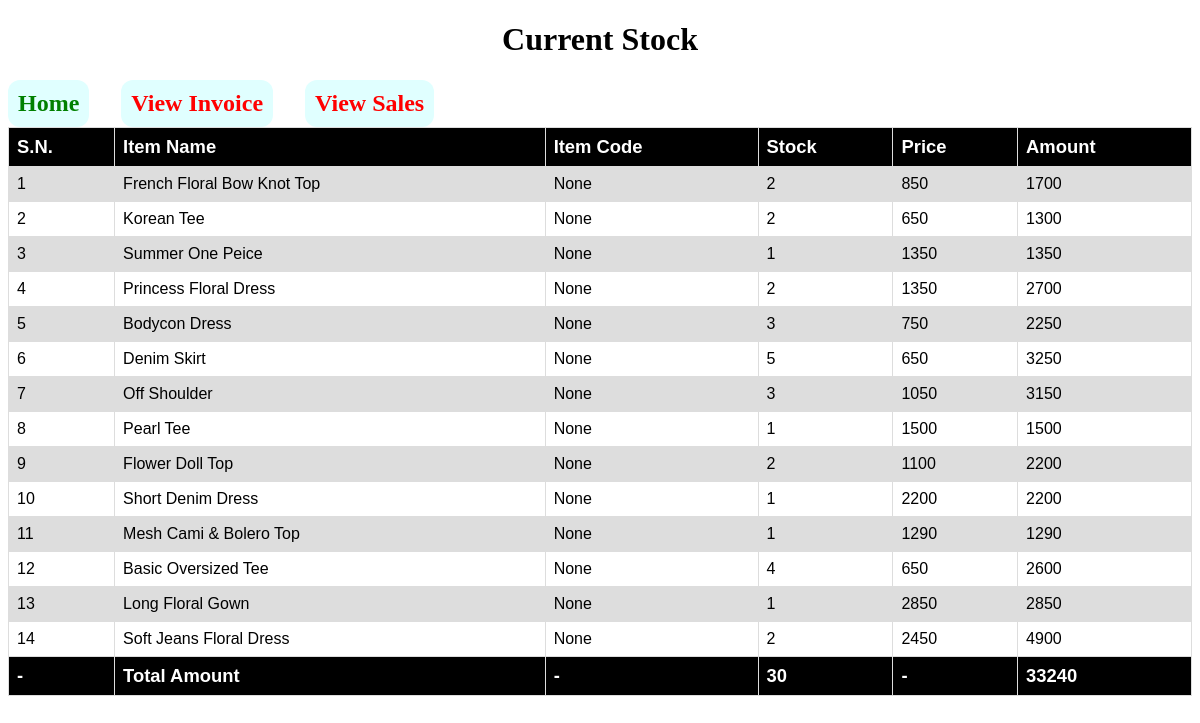
/stock/, run on the app's committed database.
### myapp/models.py (models this page shows, shortened)
class Current_Stock(models.Model):
	ids = models.CharField(max_length=1000,null=False,blank=False)
	name = models.CharField(max_length=100,null=False,blank=False)
	itemCode = models.CharField(max_length=100,null=True,blank=True)
	stock = models.CharField(max_length=5,null=False,blank=False)
	price = models.IntegerField(null=False,blank=False)
	amount = models.CharField(max_length=5,null=False,blank=False)
	uploaded_date = models.DateTimeField(default=timezone.now)

### myapp/views.py (the view)
# urls.py: path('stock/',views.view_Current_Stock,name="Current_Stock_View"),
def view_Current_Stock(request):
    item = Current_Stock.objects.all()
    total = 0
    stocks=0
    for i in Current_Stock.objects.all():
        total += int(i.amount)
        stocks += int(i.stock)
    data = {'item':item, 'total':total,'stocks':stocks}
    return render(request,'stock.html',data)

### templates/stock.html (shortened to what this page needs)
<!DOCTYPE html>
<html>
<head>
</head>
<body>
	<h1 class="h1-text">Current Stock</h1>
    <section class="anker">
        <a href='/' class="homes">Home</a>
        <a href='/invoice'>View Invoice</a>
        <a href='/sales'>View Sales</a>
    </section>
		<table style='width:100%'>
            <tr class="main">
                <th>S.N.</th>
                <th>Item Name</th>
                <th>Item Code</th>
                <th>Stock</th>
                <th>Price</th>
                <th>Amount</th>
            </tr>
	    {% for i in item %}
            <tr>
            	<td>{{i.ids}}</th>
            	<td>{{i.name}}</th>
            	<td>{{i.itemCode}}</th>
            	<td>{{i.stock}}</th>
            	<td>{{i.price}}</th>
                <td>{{i.amount}}</th>
            </tr>
	    {% endfor %}
            <tr class="main">
                <td>-</th>
                <td>Total Amount</th>
                <td>-</th>
                <td>{{stocks}}</th>
                <td>-</th>
                <td>{{total}}</th>
            </tr>
        </table>
</body>
</html>

### templates/stock.html (style rules this page uses)
table { font-family: arial, sans-serif; border-collapse: collapse; width: 90%; overflow: auto; max-width: 95%%; max-height: 30px; height: 10px; }
td, th { border: 1px solid #dddddd; text-align: left; padding: 8px; }
tr:nth-child(even) { background-color: #dddddd; margin: auto; }
.h1-text { width:100% ; text-align:center; }
.anker { width: 100%; display: flex; flex-direction: row; gap: 2rem; }
a { color: red; background-color: lightcyan !important; padding: 10px 10px; border-radius: 12px; font-weight: bold; font-size: 1.5rem; text-decoration: none; }
.homes { color: green; }
.main { font-weight: bold; font-size: 1.15rem; background-color: black !important; color: white; }

### data on the page
Current_Stock: ids "1", name "French Floral Bow Knot Top", itemCode "None", stock "2", price "850", amount "1700"
Current_Stock: ids "2", name "Korean Tee", itemCode "None", stock "2", price "650", amount "1300"
Current_Stock: ids "3", name "Summer One Peice", itemCode "None", stock "1", price "1350", amount "1350"
Current_Stock: ids "4", name "Princess Floral Dress", itemCode "None", stock "2", price "1350", amount "2700"
Current_Stock: ids "5", name "Bodycon Dress", itemCode "None", stock "3", price "750", amount "2250"
Current_Stock: ids "6", name "Denim Skirt", itemCode "None", stock "5", price "650", amount "3250"
Current_Stock: ids "7", name "Off Shoulder", itemCode "None", stock "3", price "1050", amount "3150"
Current_Stock: ids "8", name "Pearl Tee", itemCode "None", stock "1", price "1500", amount "1500"
Current_Stock: ids "9", name "Flower Doll Top", itemCode "None", stock "2", price "1100", amount "2200"
Current_Stock: ids "10", name "Short Denim Dress", itemCode "None", stock "1", price "2200", amount "2200"
Current_Stock: ids "11", name "Mesh Cami & Bolero Top", itemCode "None", stock "1", price "1290", amount "1290"
Current_Stock: ids "12", name "Basic Oversized Tee", itemCode "None", stock "4", price "650", amount "2600"
Current_Stock: ids "13", name "Long Floral Gown", itemCode "None", stock "1", price "2850", amount "2850"
Current_Stock: ids "14", name "Soft Jeans Floral Dress", itemCode "None", stock "2", price "2450", amount "4900"

### other printed values
{{ stocks }} "30"
{{ total }} "33240"
